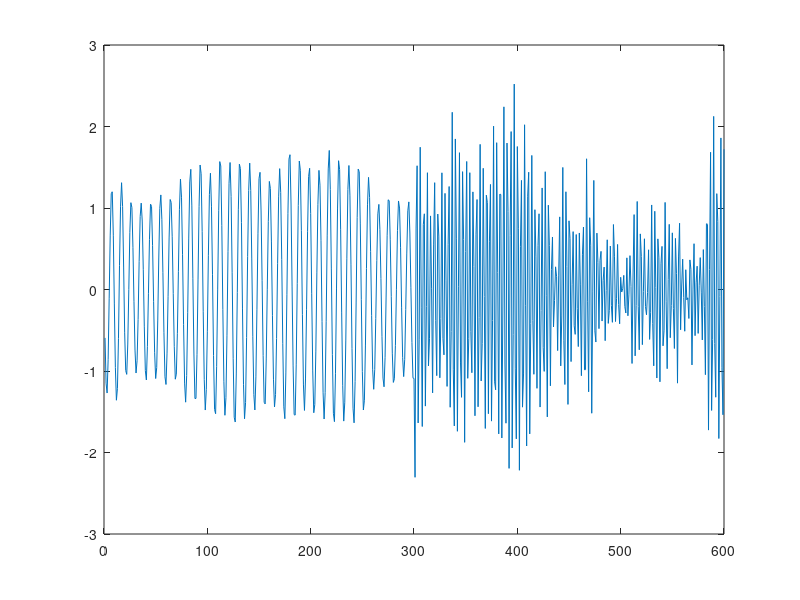

The MATLAB script that drew this image: (Note: this script raises an error after producing the figure.)
% programme de test

NbPoints=600; 
NbPoints-rem(NbPoints,2); % force NbPoints to be even

bruit=randn(NbPoints,1);
signal1=filter([1 0 0],[1 -2*0.98*cos(2*pi*0.1) 1],bruit);
signal1=signal1(NbPoints/2+1:NbPoints); signal1=signal1/std(signal1);
signal2=filter([1 0 0],[1 -2*0.98*cos(2*pi*0.3) 1],bruit);
signal2=signal2(NbPoints/2+1:NbPoints); signal2=signal2/std(signal2);
signal=[signal1;signal2];

figure(1); plot(signal); drawnow;

[psd1,freqs]=parafrep(correlmx(signal( 10+(1:50)),2,'fbhermitian'),128,'ar');
[psd2,freqs]=parafrep(correlmx(signal(500+(1:50)),2,'fbhermitian'),128,'ar');

figure(2); plot(freqs,20*log10(psd1),freqs,20*log10(psd2)); drawnow;

figure(3); tfrparam(signal,10:5:600,256,2,51,1,'fbhermitian','ar',1);
figure(4); tfrparam(signal,10:5:600,256,2,51,1,'fbhermitian','capon',1);
figure(5); tfrparam(signal,10:5:600,256,2,51,1,'fbhermitian','lagunas',1);
figure(6); tfrparam(signal,10:5:600,256,30,51,1,'fbhermitian','periodogram',1);


